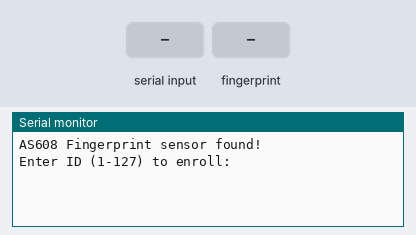
The sketch below on a simulated ESP32. Shown: the last lines printed to the serial monitor. Inputs (shaded band) come from the test bench.

Above: at 3.2 s.
3.3 s: "90,45\n" received over Serial
At 4.5 s:
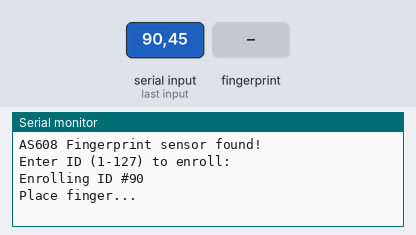
4.8 s: finger stored as number 1 placed on the sensor
At 6.1 s:
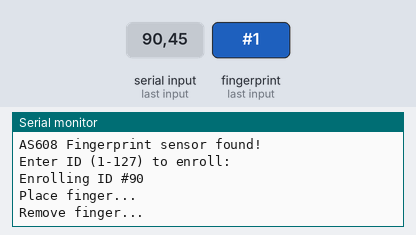
7.8 s: finger stored as number 1 placed on the sensor
At 8.8 s:
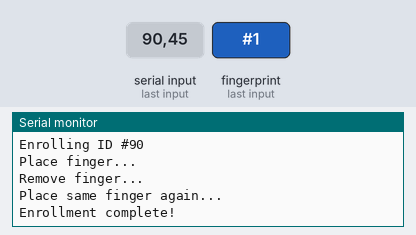

Measured:
- after the input at 3.3 s, the serial monitor: prints a new line at once (image 1)
- after the input at 4.8 s, the serial monitor: prints a new line after 0.20 s (image 2)
- after the input at 7.8 s, the serial monitor: prints a new line after 0.24 s (image 3)

The sketch:

fingerprint_read.ino
```cpp
#include <Adafruit_Fingerprint.h>

#define FP_RX 13
#define FP_TX 14

HardwareSerial mySerial(2);
Adafruit_Fingerprint finger = Adafruit_Fingerprint(&mySerial);

uint8_t id;

void setup() {
  Serial.begin(115200);
  delay(1000);

  mySerial.begin(57600, SERIAL_8N1, FP_RX, FP_TX);

  finger.begin(57600);

  if (finger.verifyPassword()) {
    Serial.println("AS608 Fingerprint sensor found!");
  } else {
    Serial.println("Sensor not found :(");
    while (1);
  }
}

void loop() {
  Serial.println("\nEnter ID (1-127) to enroll:");
  while (!Serial.available());
  id = Serial.parseInt();

  if (id == 0) {
    Serial.println("Invalid ID");
    return;
  }

  Serial.print("Enrolling ID #");
  Serial.println(id);

  while (! enrollFingerprint(id) );

  Serial.println("Enrollment complete!");
  delay(2000);
}

uint8_t enrollFingerprint(uint8_t id) {
  int p = -1;

  Serial.println("Place finger...");
  while (p != FINGERPRINT_OK) {
    p = finger.getImage();
  }

  p = finger.image2Tz(1);
  if (p != FINGERPRINT_OK) return false;

  Serial.println("Remove finger...");
  delay(2000);
  while (finger.getImage() != FINGERPRINT_NOFINGER);

  Serial.println("Place same finger again...");
  while (finger.getImage() != FINGERPRINT_OK);

  p = finger.image2Tz(2);
  if (p != FINGERPRINT_OK) return false;

  p = finger.createModel();
  if (p != FINGERPRINT_OK) return false;

  p = finger.storeModel(id);
  if (p != FINGERPRINT_OK) return false;

  return true;
}
```
